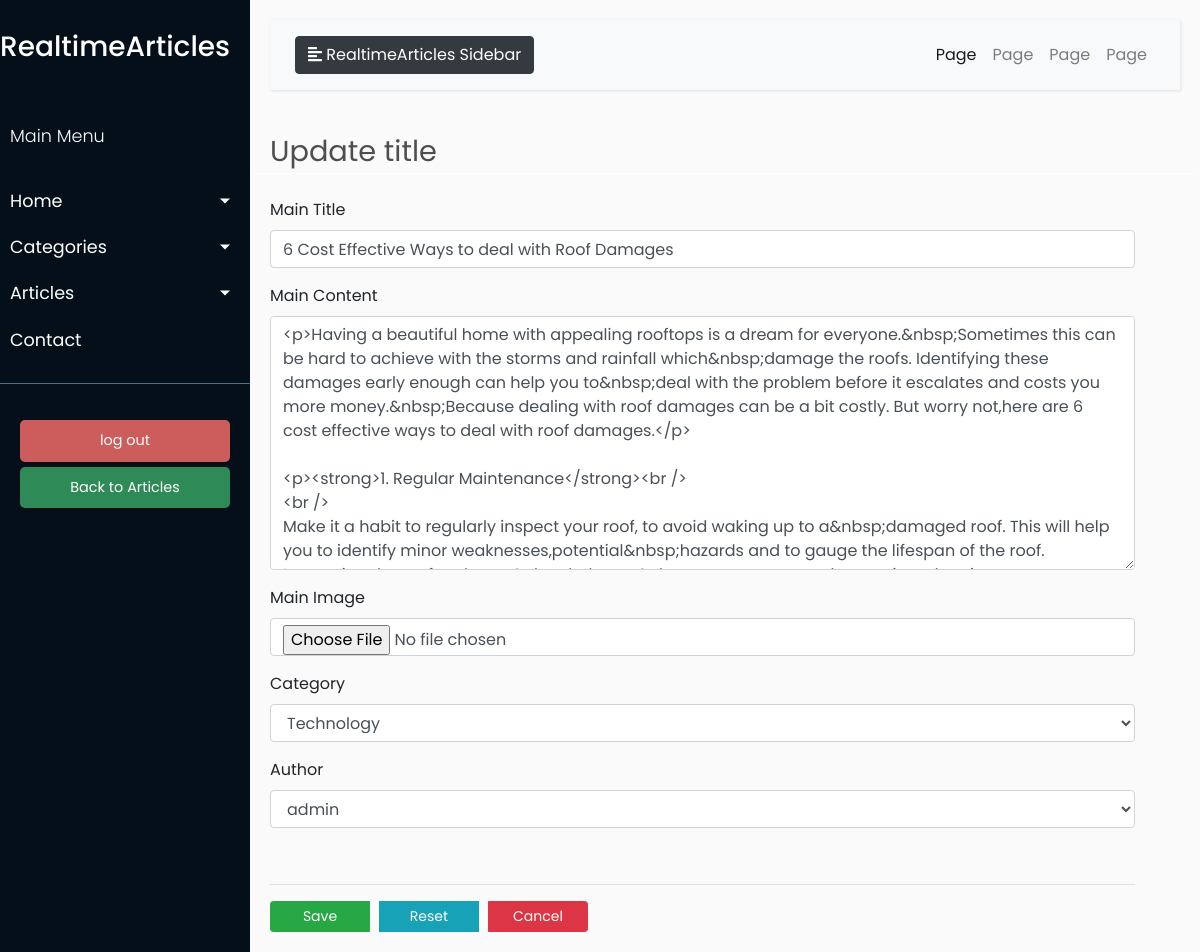
/update_article/2 (signed in), run on an earlier commit of the app's database.
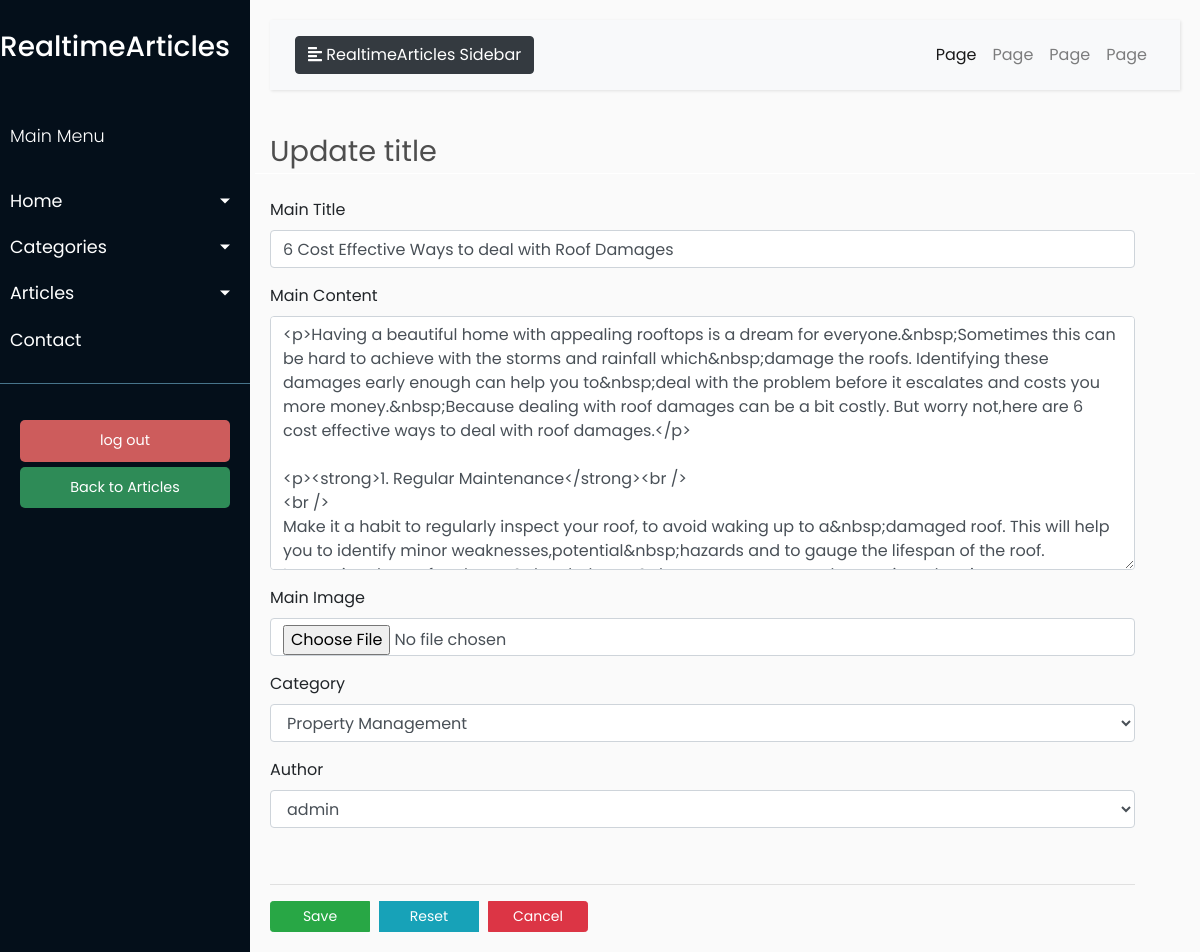
And on a later commit of the database.
### models/models.py (models this page shows, shortened)
class Article(db.Model):
    __tablename__ = 'article'
    id = db.Column(db.Integer, primary_key=True)
    main_title = db.Column(db.String(100), nullable=False)
    main_content = db.Column(db.Text, nullable=True)
    date_published = db.Column(db.DateTime, default=datetime.utcnow)
    author_id = db.Column(db.Integer, db.ForeignKey('user.id'), nullable=False)
    category_id = db.Column(db.Integer, db.ForeignKey('category.id'), nullable=False)
    main_image = db.Column(db.String(100), nullable=True)  # Path to main image
    author = db.relationship('User', backref='articles')
    category = db.relationship('Category', backref='articles')

### blueprints/article.py (the view, shortened to what this page needs)
@article.route('/update_article/<int:article_id>', methods=['GET', 'POST'])
@login_required
def update_article(article_id):
    title = 'Update title'
    article = Article.query.get_or_404(article_id)
    form = ArticleForm(obj=article)
    return render_template('admin/articles/edit_article.html', form=form, title=title)

### forms.py
class ArticleForm(FlaskForm):
    main_title = StringField('Main Title', validators=[DataRequired()])
    main_content = CKEditorField('Main Content', render_kw={"rows": 10})
    author_id = SelectField('Author', coerce=int, validators=[DataRequired()])
    category_id = SelectField('Category', coerce=int, validators=[DataRequired()])
    main_image = FileField('Main Image', render_kw={"class": "form-control"})
    def __init__(self, *args, **kwargs):
        super(ArticleForm, self).__init__(*args, **kwargs)
        self.author_id.choices = [(author.id, author.username) for author in User.query.all()]
        self.category_id.choices = [(category.id, category.name) for category in Category.query.all()]

### app.py (called while the page is built)
@login.user_loader
def load_user(user_id):
    return User.query.get(int(user_id))

### templates/admin/articles/edit_article.html (shortened to what this page needs)
{% extends "admin/base.html" %}
{% block content %}
    <div class="row" style="color: #4e4e4e; font-style: 'Poppins'; font-size: 1.8rem; ">
        <div class="col-md-12" style=" border-bottom: 1px solid white;">{{ title }}</div>
    </div>
    <br>
    <div style="width: 95%;">
        <form method="post" action="" enctype="multipart/form-data">
            <div class="form-group">
                {{ form.main_title.label(class="form-control-label") }}
                {{ form.main_title(class="form-control",  id="main-title") }}
            </div>
            <div class="form-group">
                {{ form.main_content.label(class="form-control-label") }}
                {{ form.main_content(class="form-control",  id="main-content") }}
            </div>
            <div class="form-group">
                {{ form.main_image.label(class="form-control-label") }}
                {{ form.main_image(class="form-control") }}
            </div>
            <div class="form-group">
                {{ form.category_id.label(class="form-control-label") }}
                {{ form.category_id(class="form-control") }}
            </div>
            <div class="form-group">
                {{ form.author_id.label(class="form-control-label") }}
                {{ form.author_id(class="form-control") }}
            </div>
            <br>
            <hr>
            <div class="btn-group">
                <button type="submit" class="btn btn-success btn-sm" style="margin-right: 10px; width: 100px">Save
                </button>
                <button type="reset" class="btn btn-info btn-sm" style="margin-right: 10px;  width: 100px">Reset
                </button>
                <a href="{{ url_for('article.article_list') }}" class="btn btn-danger btn-sm" style="margin-right: 10px;  width: 100px">Cancel</a>
            </div>
        </form>
    </div>
{% endblock content %}

What changed in the data, as far as the page shows it:
changed Article "6 Cost Effective Ways to deal with Roof Damages": category_id "Technology" → "Property Management"
